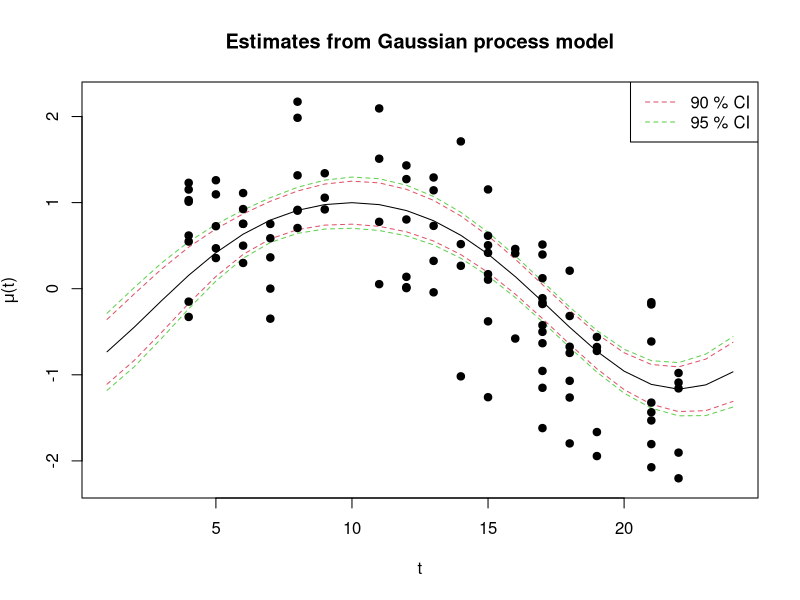
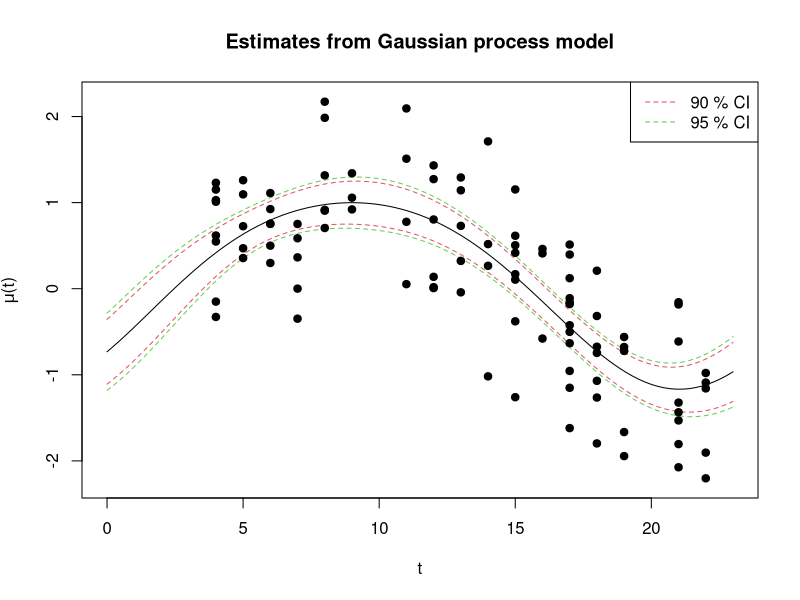

The R script that drew these images, in order:
## ---- chunk 1
knitr::opts_chunk$set(echo = TRUE)
set.seed(3478575)
## ---- chunk 2
call<-read.csv('./calldata.csv',header=TRUE)
y<-call$length
t<-call$hour
n<-length(y)
## ---- chunk 3
call<-read.csv('calldata.csv',header=TRUE)

y<-call$length
t<-call$hour
n<-length(y)
t.all<-c(call$hour,0:23)  #times of predictions and observations
#Construct K.
np<-length(t.all)
mT<-matrix(t.all,np,np)
Kall<- 1.21*exp(-0.5*sin( (mT-t(mT))*pi/24)^2 )

yvarinv<-solve(Kall[1:n,1:n]+0.49*diag(n))
p.mean <- Kall[(n+1):np,1:n]%*%yvarinv%*%y
p.var  <- Kall[(n+1):np,(n+1):np] - Kall[(n+1):np,1:n]%*%yvarinv%*%Kall[1:n,(n+1):np]
mean.fun<-function(x){a<-1.21*exp(-0.5*sin((x-t)*pi/24)^2)%*%yvarinv%*%y;return(a) } 
   #Here x is a scalar.
cov.fun<- function(x){ #Here x is a scalar
  av<-exp(-0.5*sin((x-t)*pi/24)^2)
  a<-1.21 -(1.21^2)*t(av)%*%yvarinv%*%av
  return(a) }

#Lower and upper limits of credible intervals
LL90<-qnorm(0.05,mean=p.mean,sd=sqrt(diag(p.var)))
LL95<-qnorm(0.025,mean=p.mean,sd=sqrt(diag(p.var)))
UL90<-qnorm(0.95,mean=p.mean,sd=sqrt(diag(p.var)))
UL95<-qnorm(0.975,mean=p.mean,sd=sqrt(diag(p.var)))

#Constructing plots.
ylims=c(min(c(LL95,y))-0.05,max(c(UL95,y))+0.05 )
plot(p.mean,type='l',ylim=ylims,xlab='t',ylab=expression(paste( mu,'(t)',sep='') ), 
main='Estimates from Gaussian process model')
lines(LL90,col=2,lty=2)
lines(UL90,col=2,lty=2)
lines(LL95,col=3,lty=2)
lines(UL95,col=3,lty=2)
points(t,y,pch=19)
legend('topright',legend=c('90 % CI', '95 % CI'),col=2:3,lty=2)

#as curves via vectorization of mean.fun, cov.fun and other functions.
#The predictions at unobserved times produced by this vectorization are
#regarded as independent of each other, which is a problem.
mf <-Vectorize(mean.fun)
LL90<-function(x){a<-qnorm(0.05,mean=mean.fun(x), sd= sqrt(cov.fun(x)));return(a)}
UL90<-function(x){a<-qnorm(0.95,mean=mean.fun(x), sd= sqrt(cov.fun(x)));return(a)}
LL95<-function(x){a<-qnorm(0.025,mean=mean.fun(x), sd= sqrt(cov.fun(x)));return(a)}
UL95<-function(x){a<-qnorm(0.975,mean=mean.fun(x), sd= sqrt(cov.fun(x)));return(a)}
LL90v <-Vectorize(LL90)
UL90v <-Vectorize(UL90)
LL95v <-Vectorize(LL95)
UL95v <-Vectorize(UL95)

curve(mf,xlim=c(0,23),ylim=ylims,xlab='t',ylab=expression(paste( mu,'(t)',sep='') ), 
      main='Estimates from Gaussian process model')
curve(LL90v, add=TRUE,col=2,lty=2)
curve(UL90v, add=TRUE,col=2,lty=2)
curve(LL95v, add=TRUE,col=3,lty=2)
curve(UL95v, add=TRUE,col=3,lty=2)
points(t,y,pch=19)
legend('topright',legend=c('90 % CI', '95 % CI'),col=2:3,lty=2)

